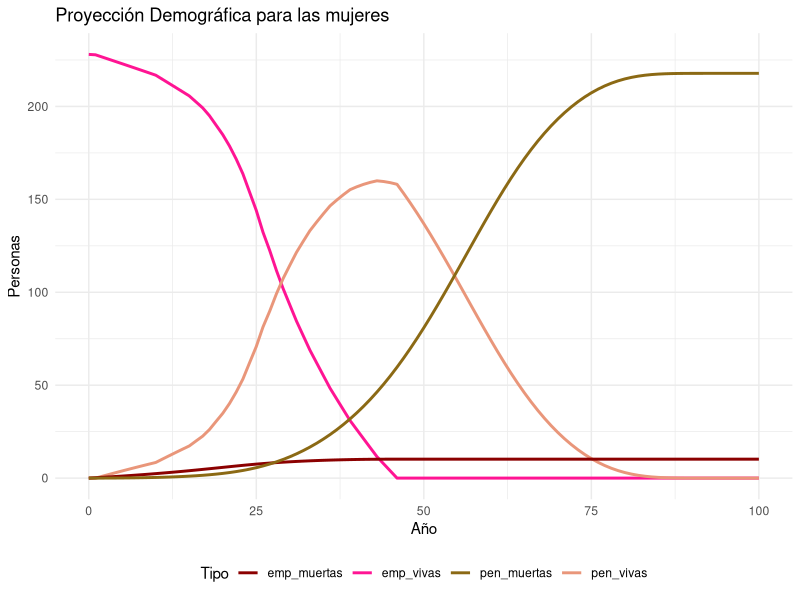
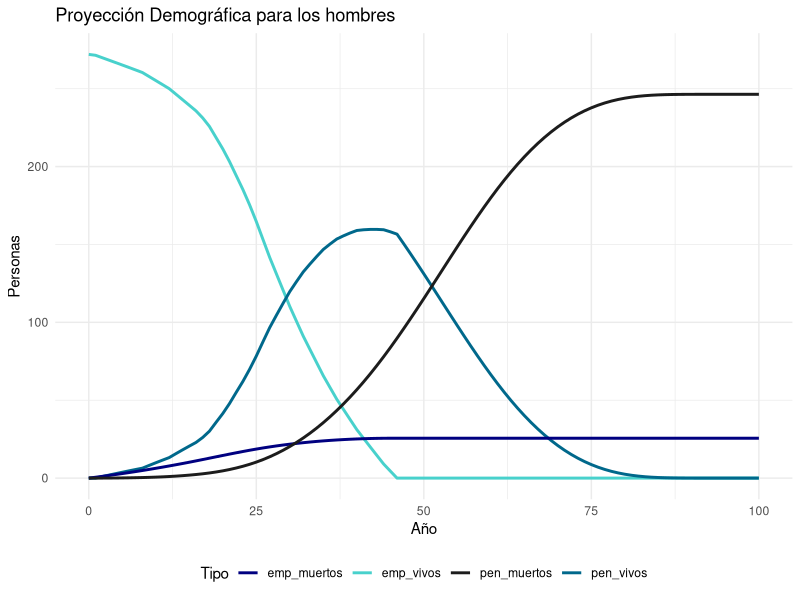
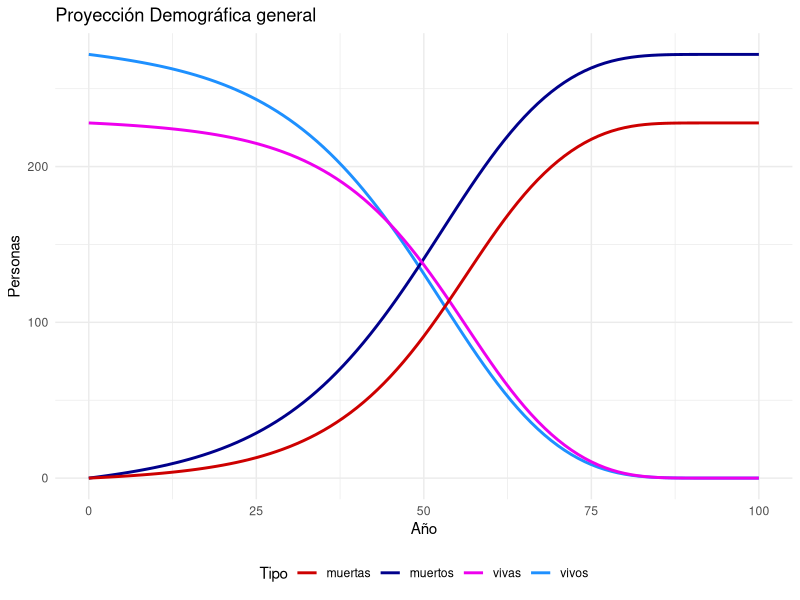
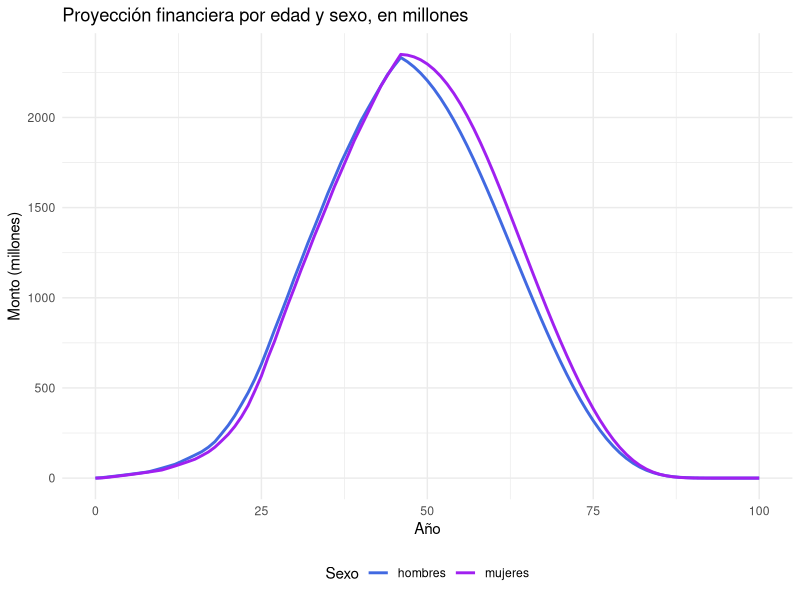
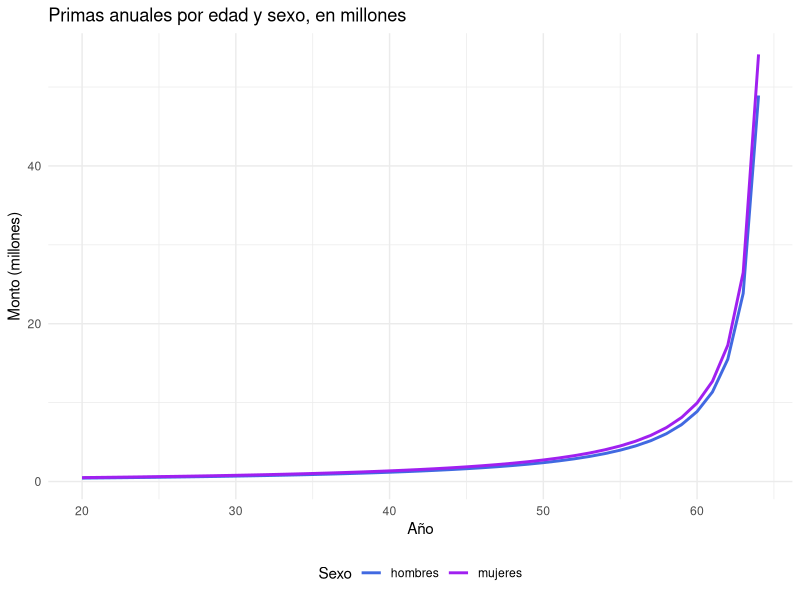
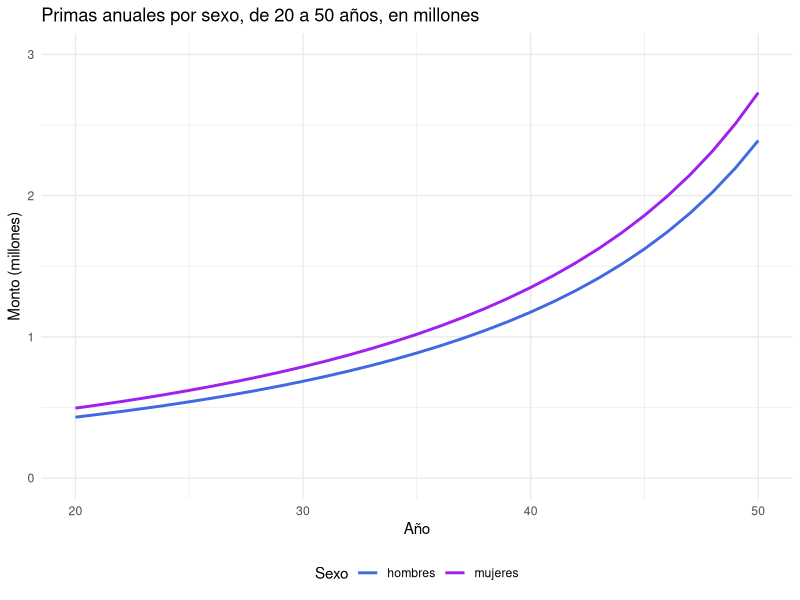
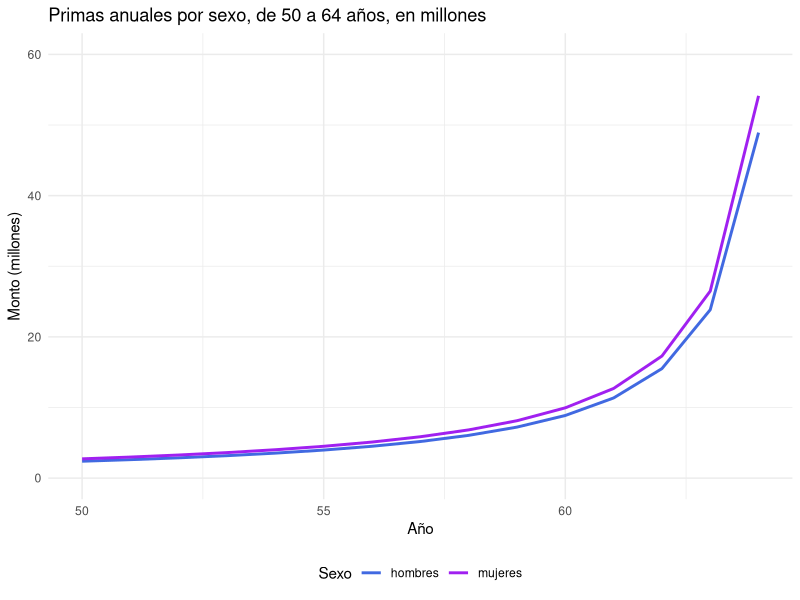
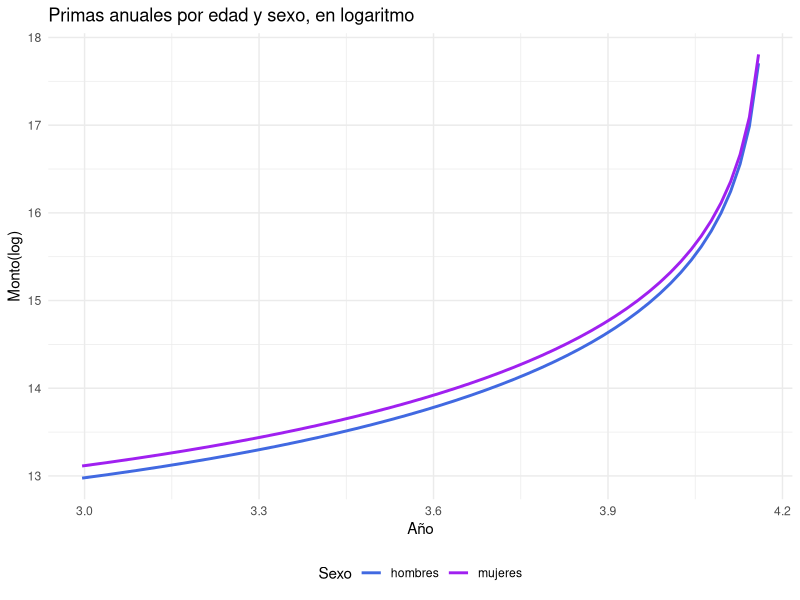

Write the R code that produced these figures, in order. (Note: this script raises an error after producing the figures.)
## ---- chunk 1
library(readxl)
library(tidyverse)
library(ggplot2)
ABC <- read_excel("Base de datos.xlsx")
SUPEN <- read_excel("tavid2000-2150.xls")
SUPEN_num <- as.data.frame(lapply(SUPEN, as.numeric), stringsAsFactors = FALSE)
## ---- chunk 2
ABC$Edad = 2023 - as.double(format(ABC$`Fecha de nacimiento`, format="%Y"))
ABC[ABC$Sexo == 'M',]$Sexo <- '1'
ABC[ABC$Sexo == 'F',]$Sexo <- '2'
ABC$Sexo <- as.double(ABC$Sexo) 
## ---- chunk 3
get_qx <- function(df_obs, df_prob){
  c <- 1
  all_qx = list()
  for (i in 1:length(df_obs[[1]])){
    x <- df_obs$Edad[i]
    if(i != 1) {
      if((df_obs$Edad[i-1] == x) & (df_obs$Sexo[i] == df_obs$Sexo[i-1])){
        
        all_qx[c] <- all_qx[c-1]
        c <- c+1
        next
      }
    } 
    y <- 2023
    df <- df_prob[df_prob$sex == df_obs$Sexo[i],]
    local_qx <- list()
    n <- 1
    while (any(df$edad == x & df$year == y)) {
      # Filtrar datos por edad y año actual 
      qx <- df[df$edad == x & df$year == y , ]$qx
      local_qx[n] <- 1 - qx
      n <- n + 1
      x <- x + 1
      y <- y + 1
    }
    all_qx[[c]] <- list()
    all_qx[[c]][[1]] <- local_qx
    all_qx[[c]][[2]] <- df_obs$Sexo[i] 
    all_qx[[c]][[3]] <- df_obs$Edad[i] 
    c <- c+1
  }
  return(all_qx)
}
## ---- chunk 4
t <- proc.time()
qx <- get_qx(ABC, SUPEN_num)
proc.time() - t
## ---- chunk 5
proy_per_viva <- data.frame(edad = 0:100, poblacionM = numeric(101), poblacionH = numeric(101))
proy_per_viva$poblacionH[1] = 272
proy_per_viva$poblacionM[1] = 228

proy_viva <- function(qx, df){
  acumH <- numeric(272) + 1
  acumM <- numeric(228) + 1
  for (i in 1:100){
    m <- 0
    h <- 0
    for (c in 1:500){
      if(qx[[c]][[2]] == 1){
        h <- h + 1
        if(i > length(qx[[c]][[1]])){
          next
        }        
        acumH[h] <- acumH[h]*qx[[c]][[1]][[i]]
      } else {
        m <- m +1
        if(i > length(qx[[c]][[1]])){
          next
        }         
        acumM[m] <- acumM[m]*qx[[c]][[1]][[i]]
      }
    }
    df$poblacionH[i+1] <- sum(acumH)
    df$poblacionM[i+1] <- sum(acumM)
  }
  return(df)
}

proy_per_viva <- proy_viva(qx, proy_per_viva)
proy_per_viva$poblacionM <- round(proy_per_viva$poblacionM, 8)
proy_per_viva$poblacionH <- round(proy_per_viva$poblacionH, 8)
## ---- chunk 6
proy_per_muerta <- proy_per_viva
proy_per_muerta$poblacionM <- 228 - proy_per_muerta$poblacionM
proy_per_muerta$poblacionH <- 272 - proy_per_muerta$poblacionH
## ---- chunk 7
proy_emp_viva <- data.frame(edad = 0:100, poblacionM = numeric(101), poblacionH = numeric(101))
proy_emp_viva$poblacionH[1] = 272
proy_emp_viva$poblacionM[1] = 228

proy_emp_vivos <- function(qx, df){
  acumH <- numeric(272) + 1
  acumM <- numeric(228) + 1
  for (i in 1:100){
    m <- 0
    h <- 0
    for (c in 1:500){
      if(qx[[c]][[2]] == 1){
        h <- h + 1
        if(i > length(qx[[c]][[1]])){
          next
        }
        if(65 < qx[[c]][[3]] + i){
          acumH[h] <- 0
          next
        }        
        acumH[h] <- acumH[h]*qx[[c]][[1]][[i]]
      } else {
        m <- m +1
        if(i > length(qx[[c]][[1]])){
          next
        }     
        if(65 < qx[[c]][[3]] + i){
          acumM[m] <- 0
          next
        } 
        acumM[m] <- acumM[m]*qx[[c]][[1]][[i]]
      }
    }
    df$poblacionH[i+1] <- sum(acumH)
    df$poblacionM[i+1] <- sum(acumM)
  }
  return(df)
}

proy_emp_viva <- proy_emp_vivos(qx, proy_emp_viva)
proy_emp_viva$poblacionM <- round(proy_emp_viva$poblacionM, 8)
proy_emp_viva$poblacionH <- round(proy_emp_viva$poblacionH, 8)
## ---- chunk 8
proy_pen_viva <- data.frame(edad = 0:100, poblacionM = numeric(101), poblacionH = numeric(101))
proy_pen_vivos <- function(qx, df){
  acumH <- numeric(272) + 1
  acumM <- numeric(228) + 1
  for (i in 1:100){
    m <- 0
    h <- 0
    penH <- numeric(272)
    penM <- numeric(228)
    for (c in 1:500){
      if(qx[[c]][[2]] == 1){
        h <- h + 1
        if(i > length(qx[[c]][[1]])){
          next
        }
        if(65 < qx[[c]][[3]] + i){
          penH[h] <- 1
        }        
        acumH[h] <- acumH[h]*qx[[c]][[1]][[i]]
        penH[h] <- penH[h] * acumH[h]
      } else {
        m <- m +1
        if(i > length(qx[[c]][[1]])){
          next
        }     
        if(65 < qx[[c]][[3]] + i){
          penM[m] <- 1
        } 
        acumM[m] <- acumM[m]*qx[[c]][[1]][[i]]
        penM[m] <- penM[m]*acumM[m]
      }
    }
    df$poblacionH[i+1] <- sum(penH)
    df$poblacionM[i+1] <- sum(penM)
  }
  return(df)
}
proy_pen_viva <- proy_pen_vivos(qx, proy_pen_viva)
proy_pen_viva$poblacionM <- round(proy_pen_viva$poblacionM, 8)
proy_pen_viva$poblacionH <- round(proy_pen_viva$poblacionH, 8)
## ---- chunk 9
proy_emp_muerta <- data.frame(edad = 0:100, poblacionM = numeric(101), poblacionH = numeric(101))

proy_emp_dead <- function(qx, df){
  acumH <- numeric(272) + 1
  acumM <- numeric(228) + 1
  for (i in 1:100){
    m <- 0
    h <- 0
    localH <- numeric(272)
    localM <- numeric(228)
    for (c in 1:500){
      if(qx[[c]][[2]] == 1){
        h <- h + 1
        if(i > length(qx[[c]][[1]])){
          next
        }
        if(65 < qx[[c]][[3]] + i){
          acumH[h] <- 0
          next
        }        
        localH[h] <- acumH[h]*(1 - qx[[c]][[1]][[i]])
        acumH[h] <- acumH[h]*qx[[c]][[1]][[i]]
      } else {
        m <- m +1
        if(i > length(qx[[c]][[1]])){
          next
        }     
        if(65 < qx[[c]][[3]] + i){
          acumM[m] <- 0
          next
        } 
        localM[m] <- acumM[m]*(1 - qx[[c]][[1]][[i]])
        acumM[m] <- acumM[m]*qx[[c]][[1]][[i]]
      }
    }
    df$poblacionH[i+1] <- sum(localH) + df$poblacionH[i]
    df$poblacionM[i+1] <- sum(localM) + df$poblacionM[i]
  }
  return(df)
}

proy_emp_muerta <- proy_emp_dead(qx, proy_emp_muerta)
proy_emp_muerta$poblacionM <- round(proy_emp_muerta$poblacionM, 8)
proy_emp_muerta$poblacionH <- round(proy_emp_muerta$poblacionH, 8)
## ---- chunk 10
proy_pen_muerta <- data.frame(edad = 0:100, poblacionM = numeric(101), poblacionH = numeric(101))
proy_pen_dead <- function(qx, df){
  acumH <- numeric(272) + 1
  acumM <- numeric(228) + 1
  for (i in 1:100){
    m <- 0
    h <- 0
    penH <- numeric(272)
    penM <- numeric(228)
    for (c in 1:500){
      if(qx[[c]][[2]] == 1){
        h <- h + 1
        if(i > length(qx[[c]][[1]])){
          next
        }
        if(65 < qx[[c]][[3]] + i){
          penH[h] <- 1
        }        
        penH[h] <- penH[h] * acumH[h] *(1 - qx[[c]][[1]][[i]])
        acumH[h] <- acumH[h]*qx[[c]][[1]][[i]]
      } else {
        m <- m +1
        if(i > length(qx[[c]][[1]])){
          next
        }     
        if(65 < qx[[c]][[3]] + i){
          penM[m] <- 1
        } 
        penM[m] <- penM[m]*acumM[m]*(1-qx[[c]][[1]][[i]])
        acumM[m] <- acumM[m]*qx[[c]][[1]][[i]]
      }
    }
    df$poblacionH[i+1] <- sum(penH) + df$poblacionH[i]
    df$poblacionM[i+1] <- sum(penM) + df$poblacionM[i]
  }
  return(df)
}
proy_pen_muerta <- proy_pen_dead(qx, proy_pen_muerta)
proy_pen_muerta$poblacionM <- round(proy_pen_muerta$poblacionM, 8)
proy_pen_muerta$poblacionH <- round(proy_pen_muerta$poblacionH, 8)
## ---- chunk 11
proy_mujeres <- data.frame(
  edad = 0:100,
  proy_vivas = proy_per_viva$poblacionM,
  proy_muertas = proy_per_muerta$poblacionM,
  proy_emp_vivas = proy_emp_viva$poblacionM,
  proy_pen_vivas = proy_pen_viva$poblacionM,
  proy_emp_muertas = proy_emp_muerta$poblacionM,
  proy_pen_muertas = proy_pen_muerta$poblacionM
)
## ---- chunk 12
ggplot() +
  geom_line(data = proy_mujeres,
            aes(x = edad, y = proy_emp_vivas, color = "emp_vivas"),
            size = 1) +
  geom_line(data = proy_mujeres,
            aes(x = edad, y = proy_pen_vivas, color = "pen_vivas"),
            size = 1) +
  geom_line(
    data = proy_mujeres,
    aes(x = edad, y = proy_emp_muertas, color = "emp_muertas"),
    size = 1
  ) +
  geom_line(
    data = proy_mujeres,
    aes(x = edad, y = proy_pen_muertas, color = "pen_muertas"),
    size = 1
  ) +
  scale_color_manual(
    values = c(
      "emp_vivas" = "deeppink1",
      "pen_vivas" = "darksalmon",
      "emp_muertas" = "darkred",
      "pen_muertas" = "goldenrod4"
    )
  ) +
  labs(
    x = "Año",
    y = "Personas",
    title = "Proyección Demográfica para las mujeres",
    color = "Tipo"
  ) +
  theme_minimal() +
  theme(legend.position = 'bottom')
## ---- chunk 13
proy_hombres <- data.frame(
  edad = 0:100,
  proy_vivos = proy_per_viva$poblacionH,
  proy_muertos = proy_per_muerta$poblacionH,
  proy_emp_vivos = proy_emp_viva$poblacionH,
  proy_pen_vivos = proy_pen_viva$poblacionH,
  proy_emp_muertos = proy_emp_muerta$poblacionH,
  proy_pen_muertos = proy_pen_muerta$poblacionH
)
## ---- chunk 14
ggplot() +
  geom_line(data = proy_hombres,
            aes(x = edad, y = proy_emp_vivos, color = "emp_vivos"),
            size = 1) +
  geom_line(data = proy_hombres,
            aes(x = edad, y = proy_pen_vivos, color = "pen_vivos"),
            size = 1) +
  geom_line(
    data = proy_hombres,
    aes(x = edad, y = proy_emp_muertos, color = "emp_muertos"),
    size = 1
  ) +
  geom_line(
    data = proy_hombres,
    aes(x = edad, y = proy_pen_muertos, color = "pen_muertos"),
    size = 1
  ) +
  scale_color_manual(
    values = c(
      "emp_vivos" = "mediumturquoise",
      "pen_vivos" = "deepskyblue4",
      "emp_muertos" = "navy",
      "pen_muertos" = "gray11"
    )
  ) +
  labs(
    x = "Año",
    y = "Personas",
    title = "Proyección Demográfica para los hombres",
    color = "Tipo"
  ) +
  theme_minimal() +
  theme(legend.position = 'bottom')
## ---- chunk 15
ggplot() +
  geom_line(data = proy_hombres,
            aes(x = edad, y = proy_vivos, color = "vivos"),
            size = 1) +
  geom_line(data = proy_hombres,
            aes(x = edad, y = proy_muertos, color = "muertos"),
            size = 1) +
  geom_line(
    data = proy_mujeres,
    aes(x = edad, y = proy_vivas, color = "vivas"),
    size = 1
  ) +
  geom_line(
    data = proy_mujeres,
    aes(x = edad, y = proy_muertas, color = "muertas"),
    size = 1
  ) +
  scale_color_manual(
    values = c(
      "vivos" = "dodgerblue1",
      "muertos" = "darkblue",
      "vivas" = "magenta2",
      "muertas" = "red3"
    )
  ) +
  labs(
    x = "Año",
    y = "Personas",
    title = "Proyección Demográfica general",
    color = "Tipo"
  ) +
  theme_minimal() +
  theme(legend.position = 'bottom')
## ---- chunk 16
# proy_hombres$suma = proy_hombres$proy_emp_vivos + 
#   proy_hombres$proy_pen_vivos + 
#   proy_hombres$proy_emp_muertos +
#   proy_hombres$proy_pen_muertos
# 
# proy_mujeres$suma = proy_mujeres$proy_emp_vivas + 
#   proy_mujeres$proy_pen_vivas + 
#   proy_mujeres$proy_emp_muertas +
#   proy_mujeres$proy_pen_muertas

## ---- chunk 17
rm(proy_emp_muerta)
rm(proy_per_viva)
rm(proy_per_muerta)
rm(proy_emp_viva)
rm(proy_pen_viva)
rm(proy_pen_muerta)
rm(t)
rm(proy_emp_dead)
rm(proy_viva)
rm(proy_pen_vivos)
rm(proy_pen_dead)
rm(get_qx)
rm(proy_emp_vivos)
## ---- chunk 18
proy_emp_vp <- function(df){
  col <- df[[6]]
  for (i in 1:100){
    col[102-i] <- (col[102-i] - col[101-i])*5000000*(1.03/1.07)^(100-i)
    # se hace el supuesto que empieza a inflarse el monto después del primer pago
  }
  return(col)
}
## ---- chunk 19
proy_H_fin <- data.frame(edad = 0:100)
proy_M_fin <- data.frame(edad = 0:100)
proy_H_fin$proy_emp_vp <- round(proy_emp_vp(proy_hombres),2)
proy_M_fin$proy_emp_vp <- round(proy_emp_vp(proy_mujeres),2)
## ---- chunk 20
proy_emp_fin <- function(df){
  col <- df[[6]]
  for (i in 1:100){
    col[102-i] <- (col[102-i] - col[101-i])*5000000*(1.03)^(100-i)
    # se hace el supuesto que empieza a inflarse el monto después del primer pago
  }
  return(col)
}
## ---- chunk 21
proy_H_fin$proy_emp_fin <- round(proy_emp_fin(proy_hombres),2)
proy_M_fin$proy_emp_fin <- round(proy_emp_fin(proy_mujeres),2)
## ---- chunk 22
proy_pen_vp <- function(df){
  col <- df[[7]]
  for (i in 1:100){
    col[102-i] <- (col[102-i] - col[101-i])*1000000*(1.03/1.07)^(100-i)
    # se hace el supuesto que empieza a inflarse el monto después del primer pago
  }
  return(col)
}
## ---- chunk 23
proy_H_fin$proy_pen_vp <- round(proy_pen_vp(proy_hombres),2)
proy_M_fin$proy_pen_vp <- round(proy_pen_vp(proy_mujeres),2)
## ---- chunk 24
proy_pen_fin <- function(df){
  col <- df[[7]]
  for (i in 1:100){
    col[102-i] <- (col[102-i] - col[101-i])*1000000*(1.03)^(100-i)
    # se hace el supuesto que empieza a inflarse el monto después del primer pago
  }
  return(col)
}
## ---- chunk 25
proy_H_fin$proy_pen_fin <- round(proy_pen_fin(proy_hombres),2)
proy_M_fin$proy_pen_fin <- round(proy_pen_fin(proy_mujeres),2)
## ---- chunk 26
proy_ann_vp <- function(df){
  col <- df[[5]]
  interes <- 1.07^(1/12) - 1
  # se hace el supuesto que paga la primera pensión al final de mes 
  VP_ann <- 300000*(1-(1/1.07))/interes
  VP_agui <- 150000*(1-(1/1.07))/(1.07^(1/2) - 1)
  VP <- VP_ann + VP_agui
  for (i in 1:100){
    col[i+1] <- col[i+1]*VP*(1.03/1.07)^(i-1)
  }
  return(col)
}
## ---- chunk 27
proy_H_fin$proy_ann_vp <- round(proy_ann_vp(proy_hombres),2)
proy_M_fin$proy_ann_vp <- round(proy_ann_vp(proy_mujeres),2)
## ---- chunk 28
proy_ann_fin <- function(df){
  col <- df[[5]]
  for (i in 1:100){
    col[i+1] <- col[i+1]*3900000*(1.03)^(i-1)
  }
  return(col)
}
## ---- chunk 29
proy_H_fin$proy_ann_fin <- round(proy_ann_fin(proy_hombres),0)
proy_M_fin$proy_ann_fin <- round(proy_ann_fin(proy_mujeres),0)
## ---- chunk 30
proy_hombres$valor_fin <- proy_H_fin$proy_emp_fin + proy_H_fin$proy_pen_fin + proy_H_fin$proy_ann_fin
proy_hombres$valor_p <- proy_H_fin$proy_emp_vp + proy_H_fin$proy_pen_vp + proy_H_fin$proy_ann_vp
proy_mujeres$valor_fin <- proy_M_fin$proy_emp_fin + proy_M_fin$proy_pen_fin + proy_M_fin$proy_ann_fin
proy_mujeres$valor_p <- proy_M_fin$proy_emp_vp + proy_M_fin$proy_pen_vp + proy_M_fin$proy_ann_vp
## ---- chunk 31
ggplot() +
  geom_line(data = proy_hombres,
            aes(x = edad, y = valor_fin/1000000, color = "hombres"),
            size = 1) +
  geom_line(data = proy_mujeres,
            aes(x = edad, y = valor_fin/1000000, color = "mujeres"),
            size = 1) +
  scale_color_manual(
    values = c(
      "hombres" = "royalblue",
      "mujeres" = "purple"
    )
  ) +
  labs(
    x = "Año",
    y = "Monto (millones)",
    title = "Proyección financiera por edad y sexo, en millones",
    color = "Sexo"
  ) +
  theme_minimal() +
  theme(legend.position = 'bottom')
## ---- chunk 32
rm(proy_ann_fin)
rm(proy_ann_vp)
rm(proy_emp_fin)
rm(proy_emp_vp)
rm(proy_pen_fin)
rm(proy_pen_vp)
rm(proy_H_fin)
rm(proy_M_fin)

## ---- chunk 33

primas <- function(qx){
  c <- 1
  df = data.frame(edad = numeric(500), sexo = numeric(500), prima = numeric(500))
  for (i in 1:500){
    x <- qx[[i]]
    
    if(i != 1) {
      ant <-qx[[i-1]]
      if((x[[2]] == ant[[2]]) & (x[[3]] == ant[[3]])){
        df[c,] <-df[c-1,]
        c <- c+1
        next
      }
    } 
    vp_pen <- 0
    px_acum <- 1
    for (j in 1:length(x[[1]])) {
      vp_pen <- vp_pen 
      # 3 cosas:
      # 1) cálculo de los 1M en caso de muerte del pensionado
      # 2) cálculo de los 5M en caso de muerte del empleado
      # 3) cálculo de la pensión
      if (j + x[[3]] <= 65){
        vp_pen <- vp_pen + px_acum *(1 - x[[1]][[j]])*5000000*(1.03/1.07)^(j-1)
      } else {
        interes <- 1.07^(1/12) - 1
        # se hace el supuesto que paga la primera pensión al final de mes 
        VP_ann <- 300000*(1-(1/1.07))/interes
        VP_agui <- 150000*(1-(1/1.07))/(1.07^(1/2) - 1)
        VP <- VP_ann + VP_agui
        vp_pen <- vp_pen + px_acum *(1 - x[[1]][[j]])*1000000*(1.03/1.07)^(j-1)
        vp_pen <- vp_pen + px_acum *(x[[1]][[j]])*VP*(1.03/1.07)^(j-1)
      }
      px_acum <- px_acum *(x[[1]][[j]])
      
      
    }
    
    # Y luego el cálculo de las primas
    # se hace el supuesto que se aporta la primera vez al final de año
    # pero no se evalúa ese año. Se empezaría a evaluar si son 2 años
    
    annuity <- (1-(1.03/1.07)^(65 - x[[3]]))/(((1.07/1.03)-1)*(1.03/1.07))
    
    
    df$edad[c] <- x[[3]]
    df$sexo[c] <- x[[2]]
    df$vp[c] <- vp_pen
    df$anualidad[c] <- annuity
    df$prima[c] <- vp_pen/annuity
    c <- c+1
  }
  return(df)
}
primas_anuales <- primas(qx)
primas_anuales <- primas_anuales %>% arrange(edad) %>% distinct()
## ---- chunk 34
ggplot() +
  geom_line(data = primas_anuales[primas_anuales$sexo == 1,],
            aes(x = edad, y = prima/1000000, color = "hombres"),
            size = 1) +
  geom_line(data = primas_anuales[primas_anuales$sexo == 2,],
            aes(x = edad, y = prima/1000000, color = "mujeres"),
            size = 1) +
  scale_color_manual(
    values = c(
      "hombres" = "royalblue",
      "mujeres" = "purple"
    )
  ) +
  labs(
    x = "Año",
    y = "Monto (millones)",
    title = "Primas anuales por edad y sexo, en millones",
    color = "Sexo"
  ) +
  theme_minimal() +
  theme(legend.position = 'bottom')
## ---- chunk 35
ggplot() +
  geom_line(data = primas_anuales[primas_anuales$sexo == 1,],
            aes(x = edad, y = prima/1000000, color = "hombres"),
            size = 1) +
  geom_line(data = primas_anuales[primas_anuales$sexo == 2,],
            aes(x = edad, y = prima/1000000, color = "mujeres"),
            size = 1) +
  scale_color_manual(
    values = c(
      "hombres" = "royalblue",
      "mujeres" = "purple"
    )
  ) +
  labs(
    x = "Año",
    y = "Monto (millones)",
    title = "Primas anuales por sexo, de 20 a 50 años, en millones",
    color = "Sexo"
  ) +
  theme_minimal() +
  theme(legend.position = 'bottom') +
  xlim(20,50) +
  ylim(0, 3)
## ---- chunk 36
ggplot() +
  geom_line(data = primas_anuales[primas_anuales$sexo == 1,],
            aes(x = edad, y = prima/1000000, color = "hombres"),
            size = 1) +
  geom_line(data = primas_anuales[primas_anuales$sexo == 2,],
            aes(x = edad, y = prima/1000000, color = "mujeres"),
            size = 1) +
  scale_color_manual(
    values = c(
      "hombres" = "royalblue",
      "mujeres" = "purple"
    )
  ) +
  labs(
    x = "Año",
    y = "Monto (millones)",
    title = "Primas anuales por sexo, de 50 a 64 años, en millones",
    color = "Sexo"
  ) +
  theme_minimal() +
  theme(legend.position = 'bottom') +
  xlim(50,64) +
  ylim(0, 60)
## ---- chunk 37
ggplot() +
  geom_line(data = log(primas_anuales[primas_anuales$sexo == 1,]),
            aes(x = edad, y = prima, color = "hombres"),
            size = 1) +
  geom_line(data = log(primas_anuales[primas_anuales$sexo == 2,]),
            aes(x = edad, y = prima, color = "mujeres"),
            size = 1) +
  scale_color_manual(
    values = c(
      "hombres" = "royalblue",
      "mujeres" = "purple"
    )
  ) +
  labs(
    x = "Año",
    y = "Monto(log)",
    title = "Primas anuales por edad y sexo, en logaritmo",
    color = "Sexo"
  ) +
  theme_minimal() +
  theme(legend.position = 'bottom') 
## ---- chunk 38
rm(primas)
## ---- chunk 39
suma_vp <- sum(proy_hombres$valor_p) + sum(proy_mujeres$valor_p) 
# suma_check <- sum(primas(qx)$vp)
prima_nivelada <- suma_vp/sum(primas(qx)$anualidad)
